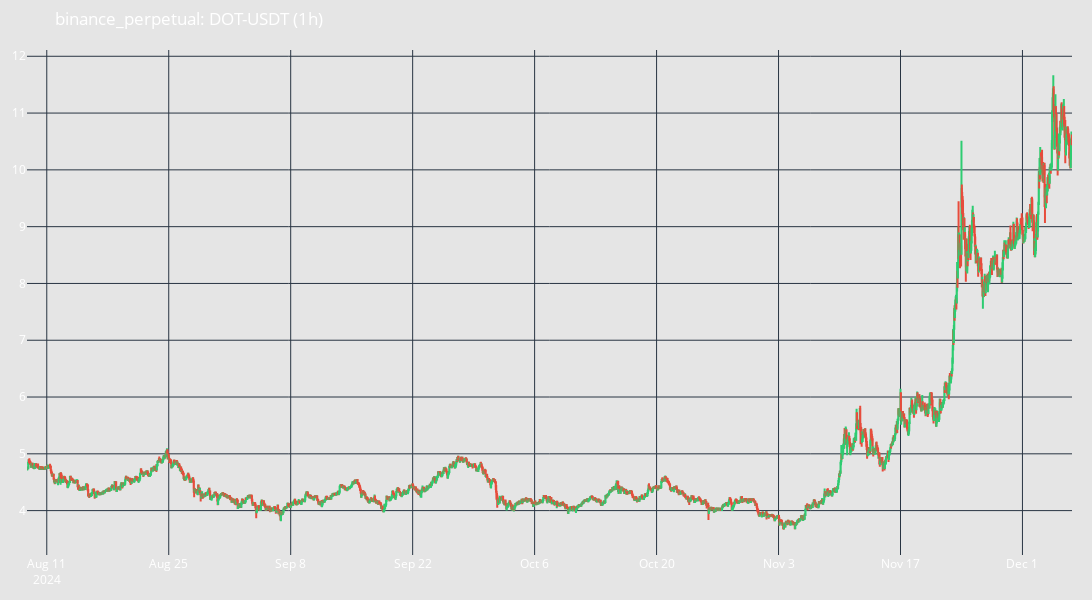

Write notebook code for a chart like this one.
### Code cell
candles.plot(type="candles")

### Figure 1 — Plotly figure (JSON) as saved in the notebook; plotly's stock layout.template omitted (floating-point values rounded to 4 significant figures; data arrays with more than 128 entries replaced by an {"elided": "..."} marker saying what was removed)
{"data": [{"close": {"elided": "2879 float values"}, "decreasing": {"line": {"color": "#E74C3C"}}, "high": {"elided": "2879 float values"}, "increasing": {"line": {"color": "#2ECC71"}}, "low": {"elided": "2879 float values"}, "name": "Candlesticks", "open": {"elided": "2879 float values"}, "type": "candlestick", "x": {"elided": "2879 str values"}}], "layout": {"font": {"color": "white", "size": 12}, "height": 600, "hovermode": "x unified", "margin": {"b": 20, "l": 20, "r": 20, "t": 50}, "paper_bgcolor": "rgba(0, 0, 0, 0.1)", "plot_bgcolor": "rgba(0, 0, 0, 0)", "showlegend": false, "title": {"text": "binance_perpetual: DOT-USDT (1h)"}, "width": 1200, "xaxis": {"rangeslider": {"visible": false}}}}
